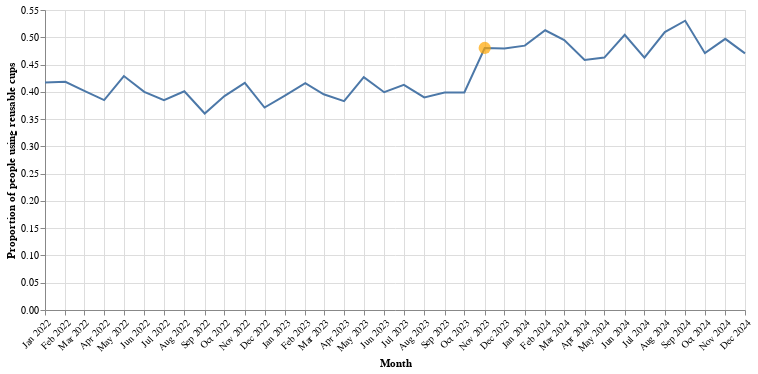

Notebook code cell kept with this figure:
### Code cell
# plain line
line_layer = alt.Chart(reusable_cup_proportion).mark_line().encode(
    x=alt.X(
        'month_ts:T',
        axis=alt.Axis(
            format='%b %Y',
            tickCount='month',
            labelOverlap=False,
            labelAngle=-45,
            title='Month'
        )
    ),
    y=alt.Y(
        'proportion:Q',
        axis=alt.Axis(title='Proportion of people using reusable cups')
    )
)

# single highlight point on the rebrand month
point_layer = (
    alt.Chart(reusable_cup_proportion)
    .transform_filter(alt.datum.highlight_rebrand == True)
    .mark_point(size=150, filled=True, color='orange')
    .encode(
        x='month_ts:T',
        y='proportion:Q'
    )
)

reusable_cup_proportion_plot = (line_layer + point_layer).properties(width=700)
reusable_cup_proportion_plot

### Figure 1 — Vega specification as saved in the notebook (floating-point values rounded to 4 significant figures)
{"$schema": "https://vega.github.io/schema/vega/v5.json", "data": [{"name": "source_0", "values": [{"highlight_rebrand": false, "month_ts": "2022-01-01T00:00:00.000", "proportion": 0.4172}, {"highlight_rebrand": false, "month_ts": "2022-02-01T00:00:00.000", "proportion": 0.4184}, {"highlight_rebrand": false, "month_ts": "2022-03-01T00:00:00.000", "proportion": 0.4023}, {"highlight_rebrand": false, "month_ts": "2022-04-01T00:00:00.000", "proportion": 0.3848}, {"highlight_rebrand": false, "month_ts": "2022-05-01T00:00:00.000", "proportion": 0.4289}, {"highlight_rebrand": false, "month_ts": "2022-06-01T00:00:00.000", "proportion": 0.4}, {"highlight_rebrand": false, "month_ts": "2022-07-01T00:00:00.000", "proportion": 0.3846}, {"highlight_rebrand": false, "month_ts": "2022-08-01T00:00:00.000", "proportion": 0.4009}, {"highlight_rebrand": false, "month_ts": "2022-09-01T00:00:00.000", "proportion": 0.3602}, {"highlight_rebrand": false, "month_ts": "2022-10-01T00:00:00.000", "proportion": 0.3923}, {"highlight_rebrand": false, "month_ts": "2022-11-01T00:00:00.000", "proportion": 0.4164}, {"highlight_rebrand": false, "month_ts": "2022-12-01T00:00:00.000", "proportion": 0.3711}, {"highlight_rebrand": false, "month_ts": "2023-01-01T00:00:00.000", "proportion": 0.393}, {"highlight_rebrand": false, "month_ts": "2023-02-01T00:00:00.000", "proportion": 0.4157}, {"highlight_rebrand": false, "month_ts": "2023-03-01T00:00:00.000", "proportion": 0.3955}, {"highlight_rebrand": false, "month_ts": "2023-04-01T00:00:00.000", "proportion": 0.383}, {"highlight_rebrand": false, "month_ts": "2023-05-01T00:00:00.000", "proportion": 0.427}, {"highlight_rebrand": false, "month_ts": "2023-06-01T00:00:00.000", "proportion": 0.3993}, {"highlight_rebrand": false, "month_ts": "2023-07-01T00:00:00.000", "proportion": 0.4128}, {"highlight_rebrand": false, "month_ts": "2023-08-01T00:00:00.000", "proportion": 0.3897}, {"highlight_rebrand": false, "month_ts": "2023-09-01T00:00:00.000", "proportion": 0.3986}, {"highlight_rebrand": false, "month_ts": "2023-10-01T00:00:00.000", "proportion": 0.3988}, {"highlight_rebrand": true, "month_ts": "2023-11-01T00:00:00.000", "proportion": 0.4804}, {"highlight_rebrand": false, "month_ts": "2023-12-01T00:00:00.000", "proportion": 0.4796}, {"highlight_rebrand": false, "month_ts": "2024-01-01T00:00:00.000", "proportion": 0.4847}, {"highlight_rebrand": false, "month_ts": "2024-02-01T00:00:00.000", "proportion": 0.5129}, {"highlight_rebrand": false, "month_ts": "2024-03-01T00:00:00.000", "proportion": 0.4949}, {"highlight_rebrand": false, "month_ts": "2024-04-01T00:00:00.000", "proportion": 0.4582}, {"highlight_rebrand": false, "month_ts": "2024-05-01T00:00:00.000", "proportion": 0.4628}, {"highlight_rebrand": false, "month_ts": "2024-06-01T00:00:00.000", "proportion": 0.5045}, {"highlight_rebrand": false, "month_ts": "2024-07-01T00:00:00.000", "proportion": 0.4627}, {"highlight_rebrand": false, "month_ts": "2024-08-01T00:00:00.000", "proportion": 0.5095}, {"highlight_rebrand": false, "month_ts": "2024-09-01T00:00:00.000", "proportion": 0.5303}, {"highlight_rebrand": false, "month_ts": "2024-10-01T00:00:00.000", "proportion": 0.4709}, {"highlight_rebrand": false, "month_ts": "2024-11-01T00:00:00.000", "proportion": 0.4971}, {"highlight_rebrand": false, "month_ts": "2024-12-01T00:00:00.000", "proportion": 0.4705}], "transform": [{"type": "formula", "expr": "toDate(datum['month_ts'])", "as": "month_ts"}]}, {"name": "data_0", "values": [{"month_ts": "2023-11-01T00:00:00.000", "proportion": 0.4804}], "transform": [{"type": "formula", "expr": "toDate(datum['month_ts'])", "as": "month_ts"}]}], "marks": [{"type": "line", "name": "layer_0_marks", "from": {"data": "source_0"}, "sort": {"field": "x"}, "encode": {"update": {"stroke": {"value": "#4c78a8"}, "y": {"field": "proportion", "scale": "y"}, "x": {"field": "month_ts", "scale": "x"}, "defined": {"signal": "isValid(datum[\"month_ts\"]) && isFinite(+datum[\"month_ts\"]) && isValid(datum[\"proportion\"]) && isFinite(+datum[\"proportion\"])"}}}, "style": ["line"]}, {"type": "symbol", "name": "layer_1_marks", "from": {"data": "data_0"}, "encode": {"update": {"y": {"field": "proportion", "scale": "y"}, "size": {"value": 150}, "opacity": {"value": 0.7}, "fill": {"value": "orange"}, "x": {"field": "month_ts", "scale": "x"}}}, "style": ["point"]}], "scales": [{"name": "x", "type": "time", "domain": {"fields": [{"data": "source_0", "field": "month_ts"}, {"data": "data_0", "field": "month_ts"}]}, "range": [0, {"signal": "width"}]}, {"name": "y", "type": "linear", "domain": {"fields": [{"data": "source_0", "field": "proportion"}, {"data": "data_0", "field": "proportion"}]}, "range": [{"signal": "height"}, 0], "nice": true, "zero": true}], "axes": [{"scale": "x", "zindex": 0, "minExtent": 0, "ticks": false, "aria": false, "orient": "bottom", "tickCount": "month", "domain": false, "labels": false, "grid": true, "gridScale": "y", "maxExtent": 0}, {"scale": "y", "gridScale": "x", "tickCount": {"signal": "ceil(height/40)"}, "grid": true, "labels": false, "maxExtent": 0, "orient": "left", "zindex": 0, "minExtent": 0, "domain": false, "ticks": false, "aria": false}, {"scale": "x", "labelOverlap": false, "labelAlign": "right", "grid": false, "format": "%b %Y", "labelBaseline": "top", "labelFlush": true, "tickCount": "month", "zindex": 0, "orient": "bottom", "title": "Month", "labelAngle": 315}, {"scale": "y", "tickCount": {"signal": "ceil(height/40)"}, "orient": "left", "grid": false, "labelOverlap": true, "zindex": 0, "title": "Proportion of people using reusable cups"}], "background": "white", "width": 700, "height": 300, "style": "cell", "padding": 5}
